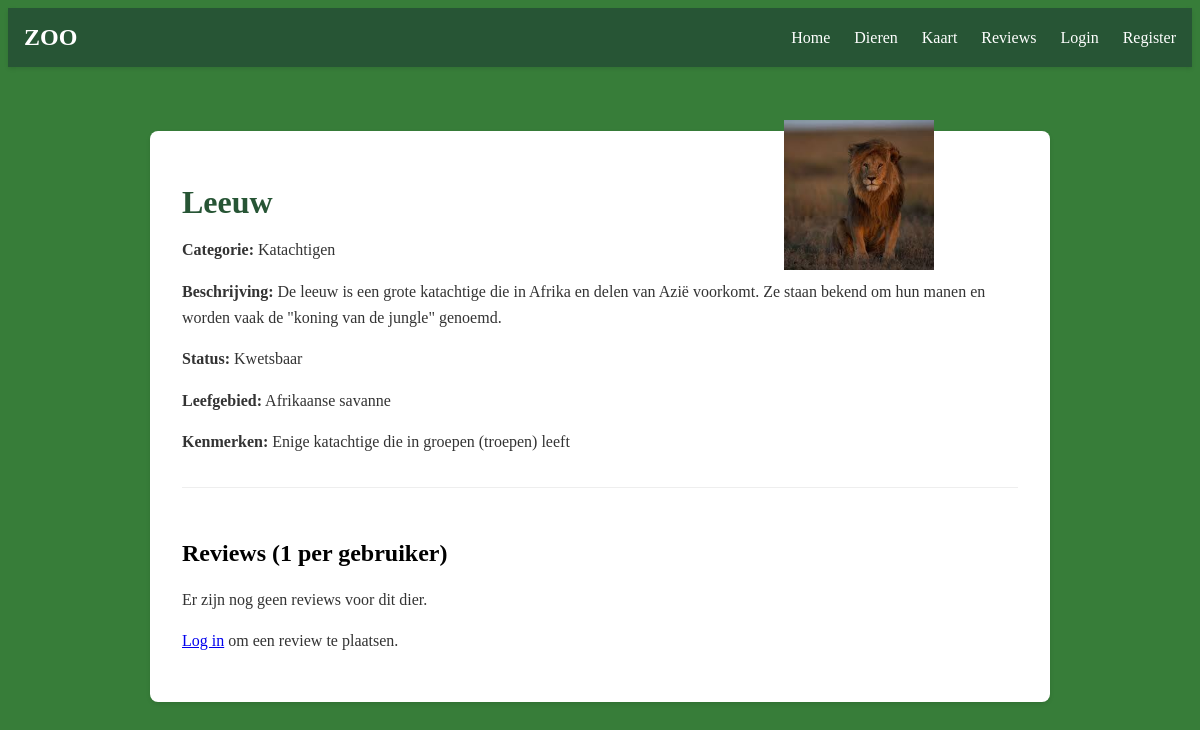
The app's page /dier/Leeuw with its own data.
### tables this page shows
CREATE TABLE DIEREN (id INTEGER PRIMARY KEY AUTOINCREMENT, naam TEXT, beschrijving TEXT, categorie TEXT, status TEXT, leefgebied TEXT, kenmerken TEXT);

### app.py (the view, shortened to what this page needs)
@app.route("/dier/<naam>", methods=["GET", "POST"])
def dierpagina(naam):
    resultaat = db.execute("SELECT * FROM DIEREN WHERE naam = ?", naam)
    if len(resultaat) == 0:
        return "Dier niet gevonden", 404
    dier = resultaat[0]
    error = None
    reviews = db.execute(
        "SELECT REVIEWS.id, REVIEWS.review, REVIEWS.created_at, REVIEWS.user_id, USERS.username FROM REVIEWS JOIN USERS ON REVIEWS.user_id = USERS.id WHERE REVIEWS.dier_id = ? ORDER BY REVIEWS.created_at DESC",
        dier["id"]
    )
    return render_template("dierpagina.html", dier=dier, reviews=reviews, error=error)

### templates/dierpagina.html
{% extends "layout.html" %}
{% block content -%}
<div class="dier-container">
    <div class="dier-content">
        <h1>{{ dier["naam"] }}</h1>
        <p><strong>Categorie:</strong> {{ dier["categorie"] }}</p>
        <p><strong>Beschrijving:</strong> {{ dier["beschrijving"] }}</p>
        <p><strong>Status:</strong> {{ dier["status"] }}</p>
        <p><strong>Leefgebied:</strong> {{ dier["leefgebied"] }}</p>
        <p><strong>Kenmerken:</strong> {{ dier["kenmerken"] }}</p>
        <img class="dier-foto" id="dier-afbeelding" src="/static/Dieren/{{ dier['naam'] }}.jpg" alt="{{ dier['naam'] }}" style="width:150px; height:150px;">
        <section class="reviews-section">
            <h2>Reviews (1 per gebruiker)</h2>
            {% if reviews and reviews | length > 0 %}
                <ul class="r    eview-list">
                    {% for review in reviews %}
                        <li class="review-item">
                            <div class="review-header">
                                <strong>{{ review.username }}</strong>
                                <span class="review-date">{{ review.created_at }}</span>
                            </div>
                            <p>{{ review.review }}</p>
                            {% if session.get('user_id') == review.user_id %}
                                <form method="post" action="/dier/{{ dier['naam'] }}/review/delete" class="review-delete-form">
                                    <input type="hidden" name="review_id" value="{{ review.id }}">
                                    <button type="submit" class="delete-review-button">Verwijder review</button>
                                </form>
                            {% endif %}
                        </li>
                    {% endfor %}
                </ul>
            {% else %}
                <p>Er zijn nog geen reviews voor dit dier.</p>
            {% endif %}
            <div class="review-form-container">
                {% if session.get('user_id') %}
                    <h3>Laat een review achter</h3>
                    {% if error %}
                        <p class="error">{{ error }}</p>
                    {% endif %}
                    <form method="post">
                        <textarea name="review" rows="4" placeholder="Schrijf je review hier..." required></textarea>
                        <button type="submit">Plaats review</button>
                    </form>
                {% else %}
                    <p><a href="/login">Log in</a> om een review te plaatsen.</p>
                {% endif %}
            </div>
        </section>
    </div>
</div>
{%- endblock -%}

### static/style.css (style rules this page uses)
body { background-color: rgb(55, 125, 57); }
.dier-container { max-width: 900px; margin: 0 auto; padding: 2rem; }
.dier-content { background-color: white; padding: 2rem; border-radius: 8px; box-shadow: 0 2px 4px rgba(0,0,0,0.1); }
.dier-content h1 { color: rgb(39, 85, 53); margin-bottom: 1rem; }
.dier-content p { color: #333; line-height: 1.6; }
.reviews-section { margin-top: 2rem; padding-top: 2rem; border-top: 1px solid #eee; }
.dier-foto { position: absolute; top: 15%; left: 65.3%; }

### records on screen
DIEREN: naam "Leeuw", categorie "Katachtigen", beschrijving "De leeuw is een grote katachtige die in Afrika en delen van Azië voorkomt. Ze staan bekend om hun manen en worden vaak de \"koning van de jungle\" genoemd.", status "Kwetsbaar", leefgebied "Afrikaanse savanne", kenmerken "Enige katachtige die in groepen (troepen) leeft", naam (picture)
